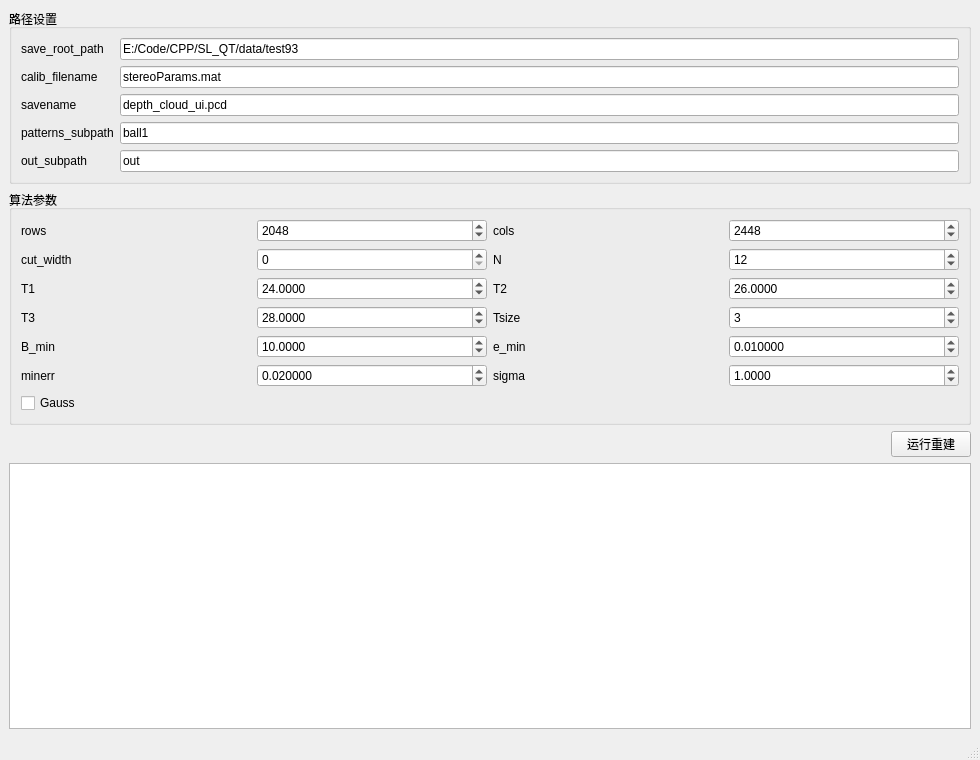
<?xml version="1.0" encoding="UTF-8"?>
<ui version="4.0">
 <class>MainWindow</class>
 <widget class="QMainWindow" name="MainWindow">
  <property name="geometry">
   <rect>
    <x>0</x>
    <y>0</y>
    <width>980</width>
    <height>760</height>
   </rect>
  </property>
  <property name="windowTitle">
   <string>Multifrequency CUDA (Qt MainWindow)</string>
  </property>
  <widget class="QWidget" name="centralwidget">
   <layout class="QVBoxLayout" name="verticalLayoutMain">
    <item>
     <widget class="QGroupBox" name="groupPaths">
      <property name="title">
       <string>路径设置</string>
      </property>
      <layout class="QFormLayout" name="formLayoutPaths">
       <item row="0" column="0">
        <widget class="QLabel" name="labelSaveRoot">
         <property name="text">
          <string>save_root_path</string>
         </property>
        </widget>
       </item>
       <item row="0" column="1">
        <widget class="QLineEdit" name="saveRootPathEdit">
         <property name="text">
          <string>E:/Code/CPP/SL_QT/data/test93</string>
         </property>
        </widget>
       </item>
       <item row="1" column="0">
        <widget class="QLabel" name="labelCalib">
         <property name="text">
          <string>calib_filename</string>
         </property>
        </widget>
       </item>
       <item row="1" column="1">
        <widget class="QLineEdit" name="calibFilenameEdit">
         <property name="text">
          <string>stereoParams.mat</string>
         </property>
        </widget>
       </item>
       <item row="2" column="0">
        <widget class="QLabel" name="labelSaveName">
         <property name="text">
          <string>savename</string>
         </property>
        </widget>
       </item>
       <item row="2" column="1">
        <widget class="QLineEdit" name="saveNameEdit">
         <property name="text">
          <string>depth_cloud_ui.pcd</string>
         </property>
        </widget>
       </item>
       <item row="3" column="0">
        <widget class="QLabel" name="labelPatterns">
         <property name="text">
          <string>patterns_subpath</string>
         </property>
        </widget>
       </item>
       <item row="3" column="1">
        <widget class="QLineEdit" name="patternsSubPathEdit">
         <property name="text">
          <string>ball1</string>
         </property>
        </widget>
       </item>
       <item row="4" column="0">
        <widget class="QLabel" name="labelOut">
         <property name="text">
          <string>out_subpath</string>
         </property>
        </widget>
       </item>
       <item row="4" column="1">
        <widget class="QLineEdit" name="outSubPathEdit">
         <property name="text">
          <string>out</string>
         </property>
        </widget>
       </item>
      </layout>
     </widget>
    </item>
    <item>
     <widget class="QGroupBox" name="groupParams">
      <property name="title">
       <string>算法参数</string>
      </property>
      <layout class="QGridLayout" name="gridLayoutParams">
       <item row="0" column="0">
        <widget class="QLabel" name="labelRows">
         <property name="text">
          <string>rows</string>
         </property>
        </widget>
       </item>
       <item row="0" column="1">
        <widget class="QSpinBox" name="rowsSpin">
         <property name="minimum">
          <number>1</number>
         </property>
         <property name="maximum">
          <number>20000</number>
         </property>
         <property name="value">
          <number>2048</number>
         </property>
        </widget>
       </item>
       <item row="0" column="2">
        <widget class="QLabel" name="labelCols">
         <property name="text">
          <string>cols</string>
         </property>
        </widget>
       </item>
       <item row="0" column="3">
        <widget class="QSpinBox" name="colsSpin">
         <property name="minimum">
          <number>1</number>
         </property>
         <property name="maximum">
          <number>20000</number>
         </property>
         <property name="value">
          <number>2448</number>
         </property>
        </widget>
       </item>
       <item row="1" column="0">
        <widget class="QLabel" name="labelCut">
         <property name="text">
          <string>cut_width</string>
         </property>
        </widget>
       </item>
       <item row="1" column="1">
        <widget class="QSpinBox" name="cutWidthSpin">
         <property name="minimum">
          <number>0</number>
         </property>
         <property name="maximum">
          <number>2000</number>
         </property>
         <property name="value">
          <number>0</number>
         </property>
        </widget>
       </item>
       <item row="1" column="2">
        <widget class="QLabel" name="labelN">
         <property name="text">
          <string>N</string>
         </property>
        </widget>
       </item>
       <item row="1" column="3">
        <widget class="QSpinBox" name="nSpin">
         <property name="minimum">
          <number>1</number>
         </property>
         <property name="maximum">
          <number>100</number>
         </property>
         <property name="value">
          <number>12</number>
         </property>
        </widget>
       </item>
       <item row="2" column="0">
        <widget class="QLabel" name="labelT1">
         <property name="text">
          <string>T1</string>
         </property>
        </widget>
       </item>
       <item row="2" column="1">
        <widget class="QDoubleSpinBox" name="t1Spin">
         <property name="decimals">
          <number>4</number>
         </property>
         <property name="minimum">
          <double>0.000100000000000</double>
         </property>
         <property name="maximum">
          <double>10000.000000000000000</double>
         </property>
         <property name="value">
          <double>24.000000000000000</double>
         </property>
        </widget>
       </item>
       <item row="2" column="2">
        <widget class="QLabel" name="labelT2">
         <property name="text">
          <string>T2</string>
         </property>
        </widget>
       </item>
       <item row="2" column="3">
        <widget class="QDoubleSpinBox" name="t2Spin">
         <property name="decimals">
          <number>4</number>
         </property>
         <property name="minimum">
          <double>0.000100000000000</double>
         </property>
         <property name="maximum">
          <double>10000.000000000000000</double>
         </property>
         <property name="value">
          <double>26.000000000000000</double>
         </property>
        </widget>
       </item>
       <item row="3" column="0">
        <widget class="QLabel" name="labelT3">
         <property name="text">
          <string>T3</string>
         </property>
        </widget>
       </item>
       <item row="3" column="1">
        <widget class="QDoubleSpinBox" name="t3Spin">
         <property name="decimals">
          <number>4</number>
         </property>
         <property name="minimum">
          <double>0.000100000000000</double>
         </property>
         <property name="maximum">
          <double>10000.000000000000000</double>
         </property>
         <property name="value">
          <double>28.000000000000000</double>
         </property>
        </widget>
       </item>
       <item row="3" column="2">
        <widget class="QLabel" name="labelTsize">
         <property name="text">
          <string>Tsize</string>
         </property>
        </widget>
       </item>
       <item row="3" column="3">
        <widget class="QSpinBox" name="tSizeSpin">
         <property name="minimum">
          <number>1</number>
         </property>
         <property name="maximum">
          <number>100</number>
         </property>
         <property name="value">
          <number>3</number>
         </property>
        </widget>
       </item>
       <item row="4" column="0">
        <widget class="QLabel" name="labelBmin">
         <property name="text">
          <string>B_min</string>
         </property>
        </widget>
       </item>
       <item row="4" column="1">
        <widget class="QDoubleSpinBox" name="bMinSpin">
         <property name="decimals">
          <number>4</number>
         </property>
         <property name="minimum">
          <double>0.000000000000000</double>
         </property>
         <property name="maximum">
          <double>100000.000000000000000</double>
         </property>
         <property name="value">
          <double>10.000000000000000</double>
         </property>
        </widget>
       </item>
       <item row="4" column="2">
        <widget class="QLabel" name="labelEmin">
         <property name="text">
          <string>e_min</string>
         </property>
        </widget>
       </item>
       <item row="4" column="3">
        <widget class="QDoubleSpinBox" name="eMinSpin">
         <property name="decimals">
          <number>6</number>
         </property>
         <property name="minimum">
          <double>0.000000000000000</double>
         </property>
         <property name="maximum">
          <double>100000.000000000000000</double>
         </property>
         <property name="value">
          <double>0.010000000000000</double>
         </property>
        </widget>
       </item>
       <item row="5" column="0">
        <widget class="QLabel" name="labelMinErr">
         <property name="text">
          <string>minerr</string>
         </property>
        </widget>
       </item>
       <item row="5" column="1">
        <widget class="QDoubleSpinBox" name="minErrSpin">
         <property name="decimals">
          <number>6</number>
         </property>
         <property name="minimum">
          <double>0.000000000000000</double>
         </property>
         <property name="maximum">
          <double>100000.000000000000000</double>
         </property>
         <property name="value">
          <double>0.020000000000000</double>
         </property>
        </widget>
       </item>
       <item row="5" column="2">
        <widget class="QLabel" name="labelSigma">
         <property name="text">
          <string>sigma</string>
         </property>
        </widget>
       </item>
       <item row="5" column="3">
        <widget class="QDoubleSpinBox" name="sigmaSpin">
         <property name="decimals">
          <number>4</number>
         </property>
         <property name="minimum">
          <double>0.000000000000000</double>
         </property>
         <property name="maximum">
          <double>1000.000000000000000</double>
         </property>
         <property name="value">
          <double>1.000000000000000</double>
         </property>
        </widget>
       </item>
       <item row="6" column="0" colspan="2">
        <widget class="QCheckBox" name="gaussCheck">
         <property name="text">
          <string>Gauss</string>
         </property>
        </widget>
       </item>
      </layout>
     </widget>
    </item>
    <item>
     <layout class="QHBoxLayout" name="horizontalLayoutButtons">
      <item>
       <spacer name="horizontalSpacer">
        <property name="orientation">
         <enum>Qt::Horizontal</enum>
        </property>
        <property name="sizeHint" stdset="0">
         <size>
          <width>40</width>
          <height>20</height>
         </size>
        </property>
       </spacer>
      </item>
      <item>
       <widget class="QPushButton" name="runButton">
        <property name="text">
         <string>运行重建</string>
        </property>
       </widget>
      </item>
     </layout>
    </item>
    <item>
     <widget class="QTextEdit" name="logEdit">
      <property name="readOnly">
       <bool>true</bool>
      </property>
     </widget>
    </item>
   </layout>
  </widget>
  <widget class="QMenuBar" name="menubar">
   <property name="geometry">
    <rect>
     <x>0</x>
     <y>0</y>
     <width>980</width>
     <height>25</height>
    </rect>
   </property>
  </widget>
  <widget class="QStatusBar" name="statusbar"/>
 </widget>
 <resources/>
 <connections/>
</ui>
